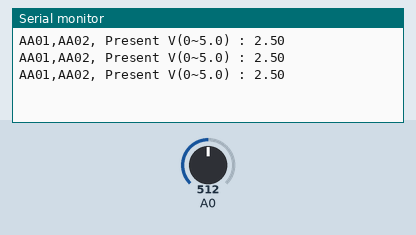
This sketch was run on a simulated Arduino Uno, built with avr-gcc and run on an emulated ATmega328P. Shown: the last lines printed to the serial monitor. Inputs (shaded band) come from the test bench; at power-on: A0 = 512.

Above: at 1.3 s.
1.4 s: A0 set to 716
At 1.9 s:
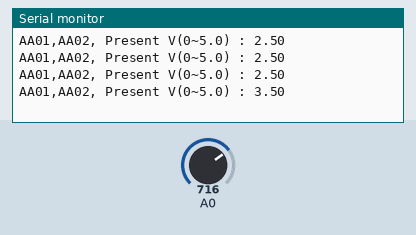
2.9 s: A0 set to 900
At 3.4 s:
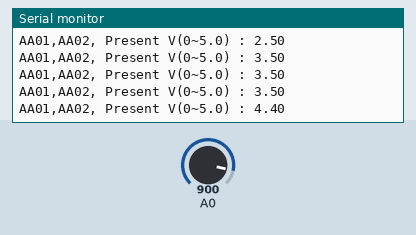
Timing chart, 0 to 5.9 s (numbered marks = the images above; inputs shaded):
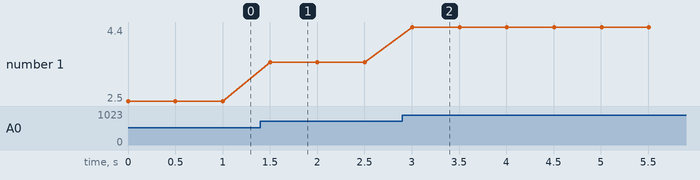

The sketch:

sketch06_analog_read.ino
```cpp
void setup() {
  Serial.begin(9600);
}


void loop() {
  int sensorValue = analogRead(A0);
  Serial.print("AA01,AA02, Present V(0~5.0) : ");
  float voltage = sensorValue*(5.0/1023.0);
  Serial.println(voltage);
  delay(500);
}
```

Measured:
- after the input at 1.4 s, the serial monitor: prints a new line after 0.10 s (image 1)
- after the input at 2.9 s, the serial monitor: prints a new line after 0.10 s (image 2)
- plotted number 1: 2.5 → 3.5 after the input at 1.4 s, 3.5 → 4.4 after the input at 2.9 s
